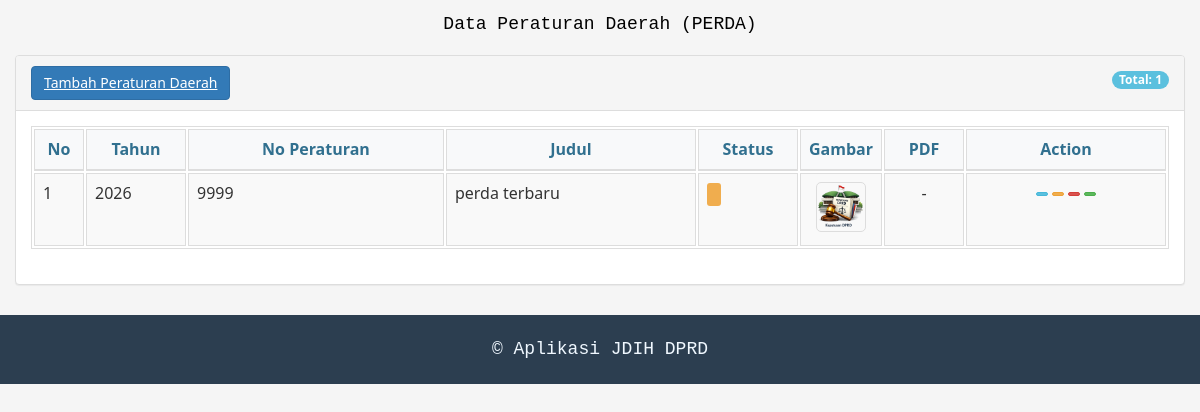
/panel_control/perda.php (signed in), run on the app's committed database.
### tables this page shows
CREATE TABLE `uploads` (
  `idData` int(11) NOT NULL,
  `jenis_dokumen` varchar(50) DEFAULT 'produk_hukum',
  `tahun_pengundangan` varchar(20) NOT NULL,
  `tanggal_pengundangan` varchar(30) NOT NULL,
  `tanggal_penetapan` varchar(30) NOT NULL,
  `jenis` varchar(50) NOT NULL,
  `jenis_monografi` varchar(100) DEFAULT NULL,
  `noPeraturan` varchar(30) NOT NULL,
  `judul` varchar(250) NOT NULL,
  `deskripsi` text DEFAULT NULL,
  `singkatanJenis` varchar(150) NOT NULL,
  `tempatTerbit` varchar(100) NOT NULL,
  `sumber` varchar(100) NOT NULL,
  `status` varchar(100) NOT NULL,
  `bahasa` varchar(100) NOT NULL,
  `fileDownload` varchar(255) DEFAULT NULL,
  `pdf_path` varchar(255) DEFAULT NULL,
  `urlDownload` varchar(300) NOT NULL,
  `operasi` varchar(50) NOT NULL,
  `display` varchar(30) NOT NULL,
  `noPanggil` varchar(80) NOT NULL,
  `penerbit` varchar(100) NOT NULL,
  `subjek` varchar(100) NOT NULL,
  `isbn` varchar(100) NOT NULL,
  `bidangHukum` varchar(100) NOT NULL,
  `nomorIndukBuku` varchar(100) NOT NULL,
  `urlDetailPeraturan` varchar(300) NOT NULL,
  `teuBadan` varchar(100) NOT NULL,
  `deskripsiFisik` varchar(100) NOT NULL,
  `image_name` varchar(255) DEFAULT NULL,
  `image_path` varchar(255) DEFAULT NULL,
  `uploaded_at` datetime DEFAULT NULL
);

### panel_control/perda.php (the view, shortened to what this page needs)
<?php
include "a_db.php";
$aksi = isset($_GET['aksi']) ? $_GET['aksi'] : '';
if ($aksi == ''){
?>
<!DOCTYPE html>
<html>
<head>
    <link rel="stylesheet" href="style-admin.css">
</head>
<body>
    <div class="container-fluid">
        <h4 style='padding-top:15px; text-align:center;'>
            <font face="Courier New" color="#000000" size="4">
                Data Peraturan Daerah (PERDA)
            </font>
        </h4>
        <div class="col-md-12">
            <div class="panel panel-default">
                <div class="panel-heading">
                    <?php if ($_SESSION['level'] == 'user_admin' || $_SESSION['level'] == 'user_input'): ?>
                        <a class='btn btn-primary' href='index.php?page=tambahprokum&jenis=Peraturan_Daerah'>
                            <i class='fa fa-plus'></i> Tambah Peraturan Daerah
                        </a>
                    <?php endif; ?>
                    <div class="pull-right">
                        <span class="badge bg-info">Total:
                            <?php
                            $count_query = "SELECT COUNT(*) as total FROM uploads WHERE jenis = 'Peraturan_Daerah'";
                            $count_result = mysqli_query($koneksi, $count_query);
                            $count_data = mysqli_fetch_assoc($count_result);
                            echo $count_data['total'];
                            ?>
                        </span>
                    </div>
                </div>
                <div class="panel-body">
                    <table class="table table-striped table-bordered table-hover dataTables-example">
                        <thead class='alert-info'>
                            <tr>
                                <th width="50">No</th>
                                <th width="100">Tahun</th>
                                <th>No Peraturan</th>
                                <th>Judul</th>
                                <th width="100">Status</th>
                                <th width="80">Gambar</th>
                                <th width="80">PDF</th>
                                <th width="200" class="text-center">Action</th>
                            </tr>
                        </thead>
                        <tbody>
                        <?php
                        if ($_SESSION['level'] == 'user_admin'){
                            $query = "SELECT * FROM uploads WHERE jenis = 'Peraturan_Daerah' ORDER BY idData DESC";
                        } else {
                            $user_id = mysqli_real_escape_string($koneksi, $_SESSION['login']);
                            $query = "SELECT * FROM uploads WHERE id_user = '$user_id' AND jenis = 'Peraturan_Daerah' ORDER BY idData DESC";
                        }
                        $prokum = mysqli_query($koneksi, $query);
                        $no = 1;
                        while ($i = mysqli_fetch_assoc($prokum)){
                            $gambar = "-";
                            if (!empty($i['image_path']) && file_exists($i['image_path'])) {
                                $gambar = "<img src='{$i['image_path']}' class='img-preview'>";
                            }
                            $pdf_file = "-";
                            $status_badge = "";
                            if ($i['status'] == 'Berlaku') {
                                $status_badge = "<span class='label label-success'>{$i['status']}</span>";
                            } elseif ($i['status'] == 'Tidak Berlaku') {
                                $status_badge = "<span class='label label-danger'>{$i['status']}</span>";
                            } else {
                                $status_badge = "<span class='label label-warning'>{$i['status']}</span>";
                            }
                            echo "<tr>
                                    <td>$no</td>
                                    <td>{$i['tahun_pengundangan']}</td>
                                    <td>{$i['noPeraturan']}</td>
                                    <td>{$i['judul']}</td>
                                    <td>$status_badge</td>
                                    <td class='text-center'>$gambar</td>
                                    <td class='text-center'>$pdf_file</td>
                                    <td class='text-center'>";
                            echo "<a class='btn btn-info btn-xs btn-action' href='index.php?page=perda&aksi=detail&id={$i['idData']}' title='Lihat Detail'>
                                    <i class='fa fa-folder-open'></i>
                                  </a>";
                            if ($_SESSION['level'] == 'user_admin' || $_SESSION['level'] == 'user_input'){
                                echo "<a class='btn btn-warning btn-xs btn-action' href='index.php?page=perda&aksi=edit&id={$i['idData']}' title='Edit Data'>
                                        <i class='fa fa-pencil-square-o'></i>
                                      </a>";
                            }
                            if ($_SESSION['level'] == 'user_admin'){
                                echo "<a class='btn btn-danger btn-xs btn-action' href='index.php?page=perda&aksi=hapus&id={$i['idData']}'
                                      title='Hapus' onclick='return confirm(\"Yakin menghapus data?\");'>
                                        <i class='fa fa-trash-o'></i>
                                      </a>";
                            }
                            echo "<a class='btn btn-success btn-xs btn-action' href='index.php?page=perda&aksi=eksport&id={$i['idData']}' title='Export Word'>
                                    <i class='fa fa-file-word-o'></i>
                                  </a>";
                            echo "</td></tr>";
                            $no++;
                        }
                        ?>
                        </tbody>
                    </table>
                </div>
            </div>
        </div>
    </div>
</body>
</html>
<?php
} elseif ($aksi == 'eksport') {
    echo "<script>
            alert('Fitur export Word sedang dikembangan!');
            window.location='index.php?page=perda'
          </script>";
}
?>
<footer id="footer">
    <div class="text-center clearfix">
        <p>
            <small>
                <font face="Courier New" color="#F0F8FF" size="4">
                    &copy; Aplikasi JDIH DPRD
                </font>
            </small>
        </p>
    </div>
</footer>

### panel_control/style-admin.css (style rules this page uses)
* { margin: 0; padding: 0; box-sizing: border-box; }
body { font-family: 'Segoe UI', Tahoma, Geneva, Verdana, sans-serif; background-color: #f5f5f5; color: #333; line-height: 1.6; }
.container-fluid { padding-right: 15px; padding-left: 15px; margin-right: auto; margin-left: auto; }
h4 { margin-top: 0; margin-bottom: 20px; font-weight: 500; line-height: 1.1; }
.panel { margin-bottom: 20px; background-color: #fff; border: 1px solid transparent; border-radius: 4px; box-shadow: 0 1px 1px rgba(0,0,0,.05); }
.panel-default { border-color: #ddd; }
.panel-heading { padding: 10px 15px; border-bottom: 1px solid transparent; border-top-left-radius: 3px; border-top-right-radius: 3px; background-color: #f5f5f5; border-color: #ddd; color: #333; }
.panel-body { padding: 15px; }
.table { width: 100%; max-width: 100%; margin-bottom: 20px; background-color: transparent; }
.table th, .table td { padding: 8px; line-height: 1.42857143; vertical-align: top; border-top: 1px solid #ddd; }
.table thead th { vertical-align: bottom; border-bottom: 2px solid #ddd; background-color: #f8f9fa; }
.table-striped tbody tr:nth-of-type(odd) { background-color: #f9f9f9; }
.table-bordered { border: 1px solid #ddd; }
.table-bordered th, .table-bordered td { border: 1px solid #ddd; }
.btn { display: inline-block; padding: 6px 12px; margin-bottom: 0; font-size: 14px; font-weight: 400; line-height: 1.42857143; text-align: center; white-space: nowrap; vertical-align: middle; cursor: pointer; user-select: none; background-image: none; border: 1px solid transparent; border-radius: 4px; }
.btn-primary { color: #fff; background-color: #337ab7; border-color: #2e6da4; }
.btn-info { color: #fff; background-color: #5bc0de; border-color: #46b8da; }
.btn-warning { color: #fff; background-color: #f0ad4e; border-color: #eea236; }
.btn-danger { color: #fff; background-color: #d9534f; border-color: #d43f3a; }
.btn-success { color: #fff; background-color: #5cb85c; border-color: #4cae4c; }
.btn-xs { padding: 1px 5px; font-size: 12px; line-height: 1.5; border-radius: 3px; }
.btn-action { margin: 2px; }
.badge { display: inline-block; min-width: 10px; padding: 3px 7px; font-size: 12px; font-weight: 700; line-height: 1; color: #fff; text-align: center; white-space: nowrap; vertical-align: middle; background-color: #777; border-radius: 10px; }
.bg-info { background-color: #5bc0de; }
.label { display: inline; padding: .2em .6em .3em; font-size: 75%; font-weight: 700; line-height: 1; color: #fff; text-align: center; white-space: nowrap; vertical-align: baseline; border-radius: .25em; }
.label-warning { background-color: #f0ad4e; }
.img-preview { width: 50px; height: 50px; object-fit: cover; border-radius: 5px; border: 1px solid #ddd; }
.alert-info { background-color: #d9edf7; border-color: #bce8f1; color: #31708f; }
.text-center { text-align: center; }
.pull-right { float: right !important; }
.clearfix::after { content: ""; display: table; clear: both; }
#footer { margin-top: 30px; padding: 20px 0; background-color: #2c3e50; color: #ecf0f1; }
#footer small { font-size: 85%; }

### data on the page
uploads: tahun_pengundangan "2026", noPeraturan "9999", judul "perda terbaru", image_path (picture), pdf_file "-"

### other printed values
$count_data['total'] "1"
